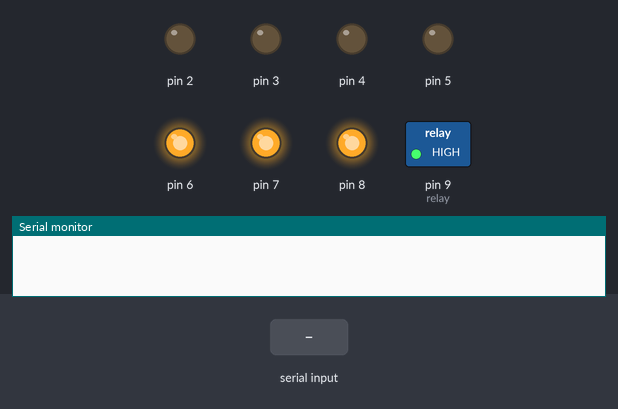
The sketch below on a simulated Arduino Uno, built with avr-gcc and run on an emulated ATmega328P. On the bench: switched loads named in the sketch (green lamp = pin HIGH), output pins drawn as LEDs (lit = HIGH), the last lines printed to the serial monitor. The inputs (shaded band) are chosen by the test bench.

Above: at 1.2 s.
1.3 s: "f" received over Serial
At 2.1 s:
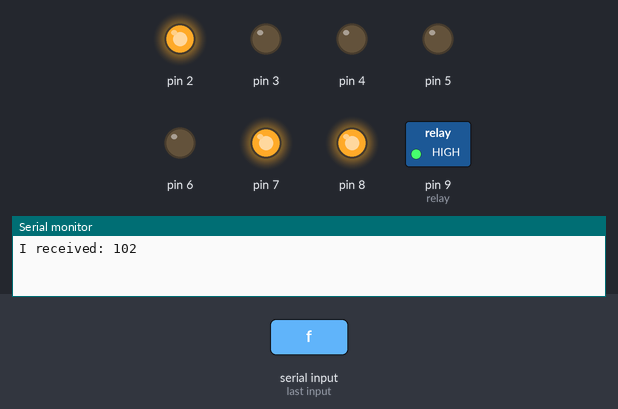
3.8 s: "b" received over Serial
At 4.7 s:
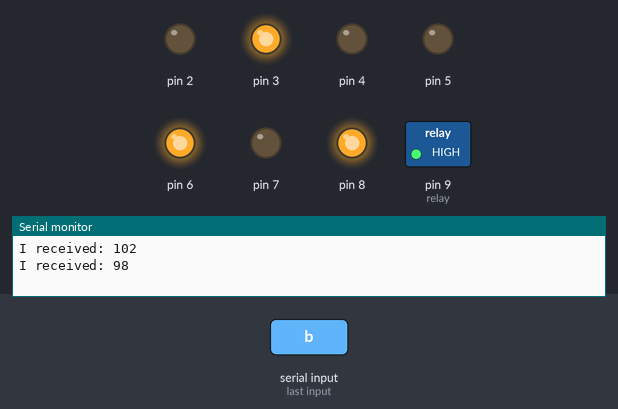
6.8 s: "l" received over Serial
At 8.1 s:
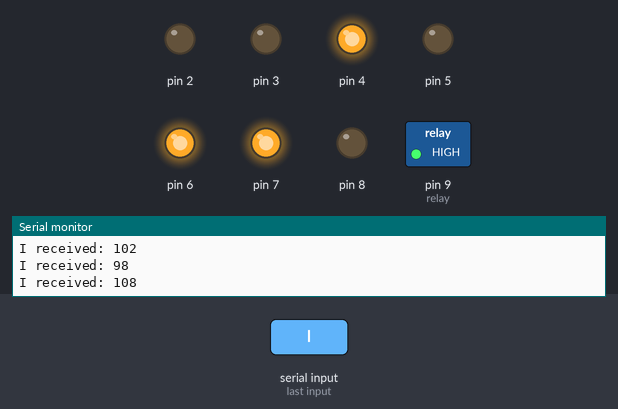
9.8 s: "r" received over Serial
At 11.1 s:
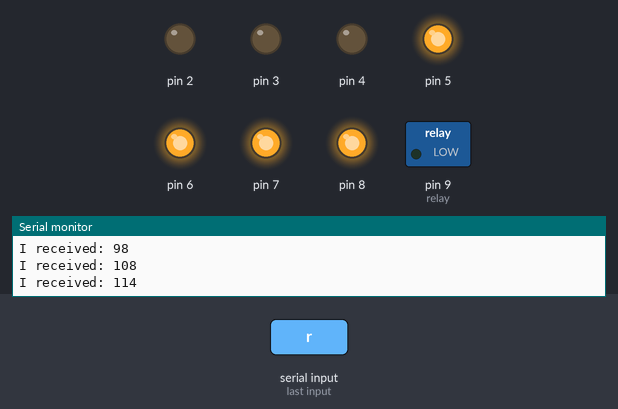
Timing chart, 0 to 12.8 s (numbered marks = the images above; inputs shaded):
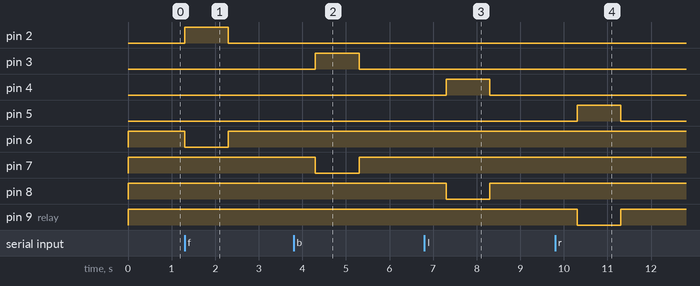

The sketch:

telekinetic.ino
```cpp
// Super simple drive controls that receive signals from an Emotive EEG system for "thought controlled" drive
// take f forward b backward l left and r right to navigate - leds and inverse logic for pulling relay low for motor drives
// this version does not have damping  or buffering, so jittery - but will smooth things

int incomingByte = 0;   // for incoming serial data
const int wait = 1000;

void setup() {

        Serial.begin(9600);     // opens serial port, sets data rate to 9600 bps
        pinMode(2, OUTPUT);
        pinMode(6, OUTPUT);
        pinMode(3, OUTPUT);
        pinMode(7, OUTPUT);
        pinMode(4, OUTPUT);
        pinMode(8, OUTPUT);
        pinMode(5, OUTPUT);
        pinMode(9, OUTPUT);  //# if you want it to pull relay fully low

        digitalWrite(6, HIGH); // active low to drive chair - so we inverted signal
        digitalWrite(7, HIGH); // active low to drive chair - so we inverted signal
        digitalWrite(8, HIGH); // active low to drive chair - so we inverted signal
        digitalWrite(9, HIGH); // active low to drive chair - so we inverted signal


}

void loop() {

        // LEDS are 2345  f forward b backward  l left and r right
        // Pins 6 7 8 9  are fblr - inverse logic for active low relays

        // send data only when you receive data:
        if (Serial.available() > 0) {
                // read the incoming byte:
                incomingByte = Serial.read();

                // say what you got:
                Serial.print("I received: ");
                Serial.println(incomingByte, DEC);

                 if (incomingByte == 102) // f to go forward =- green
                 {  digitalWrite(2, HIGH); // LED
                    digitalWrite(6, LOW);  // Pull the relay control low
                    delay(wait);              // wait for a second
                    digitalWrite(2, LOW); // and return to inactive
                    digitalWrite(6, HIGH);  // reset relay control
                 }

                 else if (incomingByte == 98) // b to go back - red
                 {   digitalWrite(3, HIGH); //
                     digitalWrite(7, LOW);  // Pull the relay control low
                     delay(wait);              // wait for a second
                     digitalWrite(3, LOW); // and return to inactive
                     digitalWrite(7, HIGH);  // reset relay control
                 }

                 else if (incomingByte == 108) //   l to turn left - yellow
                 {   digitalWrite(4, HIGH); //
                     digitalWrite(8, LOW);  // Pull the relay control low
                     delay(wait);              // wait for a second
                     digitalWrite(4, LOW); // and return to inactive
                     digitalWrite(8, HIGH);  // reset relay control
                 }

                 else if  (incomingByte == 114) //  >  r to turn right - blue
                  {   digitalWrite(5, HIGH); //
                      digitalWrite(9, LOW);  // Pull the relay control low
                      delay(wait);              // wait for a second
                      digitalWrite(5, LOW); // and return to inactive
                      digitalWrite(9, HIGH);  // reset relay control
                 }


                delay(wait);  // let's just chill
                delay(wait);
        }
}
```

Measured:
- after the input at 1.3 s, pin 2: LOW → HIGH at once, → LOW 1.0 s later; pin 6: HIGH → LOW at once, → HIGH 1.0 s later
- after the input at 3.8 s, pin 3: LOW → HIGH after 0.50 s, → LOW 1.0 s later; pin 7: HIGH → LOW after 0.50 s, → HIGH 1.0 s later
- after the input at 6.8 s, pin 4: LOW → HIGH after 0.50 s, → LOW 1.0 s later; pin 8: HIGH → LOW after 0.50 s, → HIGH 1.0 s later
- after the input at 9.8 s, pin 5: LOW → HIGH after 0.50 s, → LOW 1.0 s later; pin 9 (relay): HIGH → LOW after 0.50 s, → HIGH 1.0 s later
